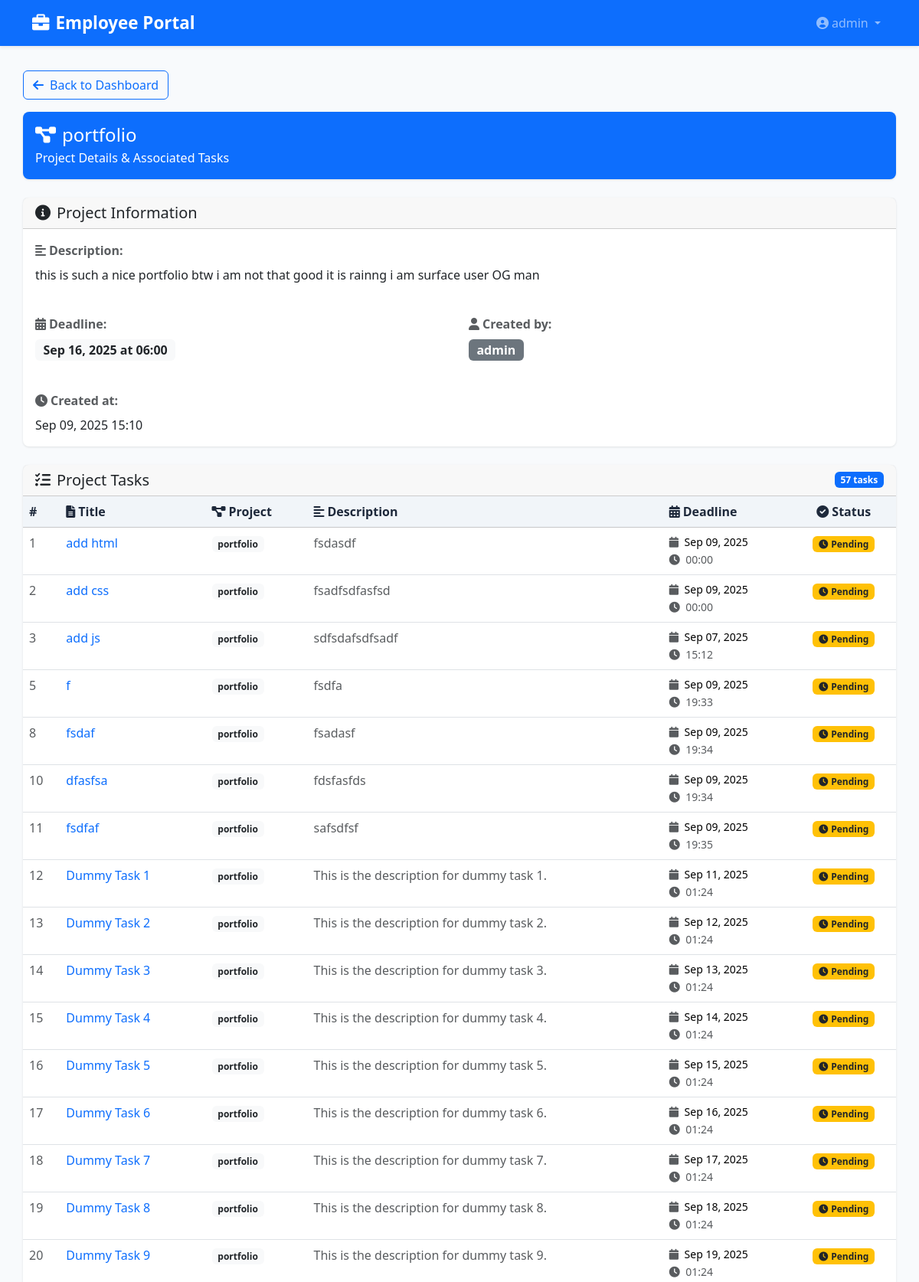
/project/1/ (signed in, upper part), run on the app's committed database.
### portal/models.py (models this page shows, shortened)
class Employee(AbstractUser):
    employee_id = models.CharField(max_length=20, unique=True,db_index=True)
    USERNAME_FIELD = "employee_id"   # tell Django to use employee_id for login
    REQUIRED_FIELDS = ["username"]   # keep username also required if you want

class Project(models.Model):
    title = models.CharField(max_length=50)
    description = models.TextField()
    deadline = models.DateTimeField()
    created_by = models.ForeignKey("Employee", on_delete=models.CASCADE, related_name="projects")
    created_at = models.DateTimeField(auto_now_add=True)
    def __str__(self):
        return self.title

class Task(models.Model):
    title = models.CharField(max_length=50)
    description = models.TextField()
    project = models.ForeignKey("Project", on_delete=models.CASCADE, related_name="tasks")
    assigned_to = models.ForeignKey("Employee", on_delete=models.CASCADE,related_name="tasks")
    deadline = models.DateTimeField()
    is_complete = models.BooleanField(default=False)  # default added False
    created_at = models.DateTimeField(auto_now_add=True)

### portal/views.py (the view)
# urls.py: path("project/<int:id>/", views.project,name="project"),
@login_required
def project(request,id):
    project = get_object_or_404(Project,id=id)
    return render(request,"portal/pages/project.html",{
        "project":project,
        "tasks":project.tasks.all()
                                                       })

### portal/templates/portal/pages/project.html (shortened to what this page needs)
{% extends "portal/base.html" %}
{% block body %}
<div class="row mb-3">
    <div class="col-12">
        <a href="{% url 'index' %}" class="btn btn-outline-primary">
            <i class="fas fa-arrow-left me-2"></i>Back to Dashboard
        </a>
    </div>
</div>
<div class="row mb-4">
    <div class="col-12">
        <div class="card border-0 bg-primary text-white">
            <div class="card-body">
                <h4 class="card-title mb-1">
                    <i class="fas fa-project-diagram me-2"></i>{{ project.title }}
                </h4>
                <p class="card-text mb-0">Project Details & Associated Tasks</p>
            </div>
        </div>
    </div>
</div>
<div class="card mb-4">
    <div class="card-header">
        <h5 class="card-title mb-0">
            <i class="fas fa-info-circle me-2"></i>Project Information
        </h5>
    </div>
    <div class="card-body">
        <div class="row g-4">
            <div class="col-md-12">
                <div class="mb-3">
                    <label class="form-label fw-semibold text-muted">
                        <i class="fas fa-align-left me-1"></i>Description:
                    </label>
                    <p class="mb-0">{{ project.description }}</p>
                </div>
            </div>
            <div class="col-md-6">
                <div class="mb-3">
                    <label class="form-label fw-semibold text-muted">
                        <i class="fas fa-calendar-alt me-1"></i>Deadline:
                    </label>
                    <p class="mb-0">
                        <span class="badge bg-light text-dark fs-6">
                            {{ project.deadline|date:"M d, Y" }} at {{ project.deadline|date:"H:i" }}
                        </span>
                    </p>
                </div>
            </div>
            <div class="col-md-6">
                <div class="mb-3">
                    <label class="form-label fw-semibold text-muted">
                        <i class="fas fa-user me-1"></i>Created by:
                    </label>
                    <p class="mb-0">
                        <span class="badge bg-secondary fs-6">
                            {{ project.created_by.get_full_name|default:project.created_by.username }}
                        </span>
                    </p>
                </div>
            </div>
            <div class="col-md-6">
                <div class="mb-0">
                    <label class="form-label fw-semibold text-muted">
                        <i class="fas fa-clock me-1"></i>Created at:
                    </label>
                    <p class="mb-0">{{ project.created_at|date:"M d, Y H:i" }}</p>
                </div>
            </div>
        </div>
    </div>
</div>
<div class="card">
    <div class="card-header d-flex justify-content-between align-items-center">
        <h5 class="card-title mb-0">
            <i class="fas fa-tasks me-2"></i>Project Tasks
        </h5>
        {% if tasks %}
        <span class="badge bg-primary">
            {{ tasks|length }} task{{ tasks|length|pluralize }}
        </span>
        {% endif %}
    </div>
    <div class="card-body p-0">
        {% include "portal/_taskstable.html" %}
    </div>
</div>
{% endblock body %}

### portal/templates/portal/base.html (shortened to what this page needs)
<!DOCTYPE html>
<html lang="en">
	<head>
		<link href="https://cdn.jsdelivr.net/npm/bootstrap@5.3.8/dist/css/bootstrap.min.css" rel="stylesheet">
		<link href="https://cdnjs.cloudflare.com/ajax/libs/font-awesome/6.0.0/css/all.min.css" rel="stylesheet">
	</head>
	<body class="d-flex flex-column min-vh-100">
		<nav class="navbar navbar-expand-lg navbar-dark bg-primary shadow-sm">
			<div class="container">
				<a class="navbar-brand" href="{% url 'index' %}">
					<i class="fas fa-briefcase me-2"></i>Employee Portal
				</a>
				{% if user.is_authenticated %}
				<div class="navbar-nav ms-auto">
					<div class="nav-item dropdown">
						<a class="nav-link dropdown-toggle" href="#" role="button" data-bs-toggle="dropdown">
							<i class="fas fa-user-circle me-1"></i>{{ user.username }}
						</a>
					</div>
				</div>
				{% endif %}
			</div>
		</nav>
		<div class="container main-content">
			<div class="row justify-content-center">
				<div class="col-12">
					{% block body %}{% endblock body %}
				</div>
			</div>
		</div>
	</body>
</html>

### portal/templates/portal/_taskstable.html (shortened to what this page needs)
<div class="table-responsive">
	<table class="table table-hover mb-0">
		<thead class="table-light">
			<tr>
				<th scope="col" class="fw-semibold">#</th>
				<th scope="col" class="fw-semibold">
					<i class="fas fa-file-alt me-1"></i>Title
				</th>
				<th scope="col" class="fw-semibold">
					<i class="fas fa-project-diagram me-1"></i>Project
				</th>
				<th scope="col" class="fw-semibold">
					<i class="fas fa-align-left me-1"></i>Description
				</th>
				<th scope="col" class="fw-semibold">
					<i class="fas fa-calendar-alt me-1"></i>Deadline
				</th>
				<th scope="col" class="fw-semibold text-center">
					<i class="fas fa-check-circle me-1"></i>Status
				</th>
			</tr>
		</thead>
		<tbody>
			{% for task in tasks %}
			<tr>
				<td class="fw-medium text-muted">{{ task.id }}</td>
				<td>
					<a href="{% url 'task' task.id %}" class="text-decoration-none fw-medium">
						{{ task.title }}
					</a>
				</td>
				<td>
					<a href="{% url 'project' task.project.id %}" class="text-decoration-none">
						<span class="badge bg-light text-dark">{{ task.project }}</span>
					</a>
				</td>
				<td class="text-muted">
					<span title="{{ task.description }}">
						{{ task.description|truncatewords:8 }}
					</span>
				</td>
				<td>
					<small class="d-block">
						<i class="fas fa-calendar me-1 text-muted"></i>
						{{ task.deadline|date:"M d, Y" }}
					</small>
					<small class="text-muted">
						<i class="fas fa-clock me-1"></i>
						{{ task.deadline|date:"H:i" }}
					</small>
				</td>
				<td class="text-center">
					{% if task.is_complete %}
						<span class="badge bg-success">
							<i class="fas fa-check me-1"></i>Complete
						</span>
					{% else %}
						<span class="badge bg-warning text-dark">
							<i class="fas fa-clock me-1"></i>Pending
						</span>
					{% endif %}
				</td>
			</tr>
			{% endfor %}
		</tbody>
	</table>
</div>

### portal/templates/portal/base.html (style rules this page uses)
:root { --primary-color: #2563eb; --secondary-color: #64748b; --success-color: #059669; --danger-color: #dc2626; --warning-color: #d97706; --light-bg: #f8fafc; --dark-text: #1e293b; }
body { background-color: var(--light-bg); color: var(--dark-text); font-family: 'Segoe UI', Tahoma, Geneva, Verdana, sans-serif; }
.navbar-brand { font-weight: 600; font-size: 1.4rem; }
.main-content { min-height: calc(100vh - 160px); padding: 2rem 0; }
.card { border: none; box-shadow: 0 1px 3px rgba(0, 0, 0, 0.1); border-radius: 0.5rem; }
.table { background-color: white; }
.table th { background-color: #f1f5f9; color: var(--dark-text); font-weight: 600; border-top: none; }

### data on the page
Employee: username "admin"
Project: title "portfolio", description "this is such a nice portfolio btw i am not that good it is rainng i am surface user OG man", deadline "Sep 16, 2025", deadline "06:00", created_by.get_full_name "admin", created_at "Sep 09, 2025 15:10"
Task: id "1", title "add html", project "portfolio", description "fsdasdf", deadline "Sep 09, 2025", deadline "00:00", is_complete False (drawn)
Task: id "2", title "add css", project "portfolio", description "fsadfsdfasfsd", deadline "Sep 09, 2025", deadline "00:00", is_complete False (drawn)
Task: id "3", title "add js", project "portfolio", description "sdfsdafsdfsadf", deadline "Sep 07, 2025", deadline "15:12", is_complete False (drawn)
Task: id "5", title "f", project "portfolio", description "fsdfa", deadline "Sep 09, 2025", deadline "19:33", is_complete False (drawn)
Task: id "8", title "fsdaf", project "portfolio", description "fsadasf", deadline "Sep 09, 2025", deadline "19:34", is_complete False (drawn)
Task: id "10", title "dfasfsa", project "portfolio", description "fdsfasfds", deadline "Sep 09, 2025", deadline "19:34", is_complete False (drawn)
Task: id "11", title "fsdfaf", project "portfolio", description "safsdfsf", deadline "Sep 09, 2025", deadline "19:35", is_complete False (drawn)
Task: id "12", title "Dummy Task 1", project "portfolio", description "This is the description for dummy task 1.", deadline "Sep 11, 2025", deadline "01:24", is_complete False (drawn)
Task: id "13", title "Dummy Task 2", project "portfolio", description "This is the description for dummy task 2.", deadline "Sep 12, 2025", deadline "01:24", is_complete False (drawn)
Task: id "14", title "Dummy Task 3", project "portfolio", description "This is the description for dummy task 3.", deadline "Sep 13, 2025", deadline "01:24", is_complete False (drawn)
Task: id "15", title "Dummy Task 4", project "portfolio", description "This is the description for dummy task 4.", deadline "Sep 14, 2025", deadline "01:24", is_complete False (drawn)
Task: id "16", title "Dummy Task 5", project "portfolio", description "This is the description for dummy task 5.", deadline "Sep 15, 2025", deadline "01:24", is_complete False (drawn)
Task: id "17", title "Dummy Task 6", project "portfolio", description "This is the description for dummy task 6.", deadline "Sep 16, 2025", deadline "01:24", is_complete False (drawn)
Task: id "18", title "Dummy Task 7", project "portfolio", description "This is the description for dummy task 7.", deadline "Sep 17, 2025", deadline "01:24", is_complete False (drawn)
Task: id "19", title "Dummy Task 8", project "portfolio", description "This is the description for dummy task 8.", deadline "Sep 18, 2025", deadline "01:24", is_complete False (drawn)
Task: id "20", title "Dummy Task 9", project "portfolio", description "This is the description for dummy task 9.", deadline "Sep 19, 2025", deadline "01:24", is_complete False (drawn)

### other printed values
{{ tasks|length }} "57"
